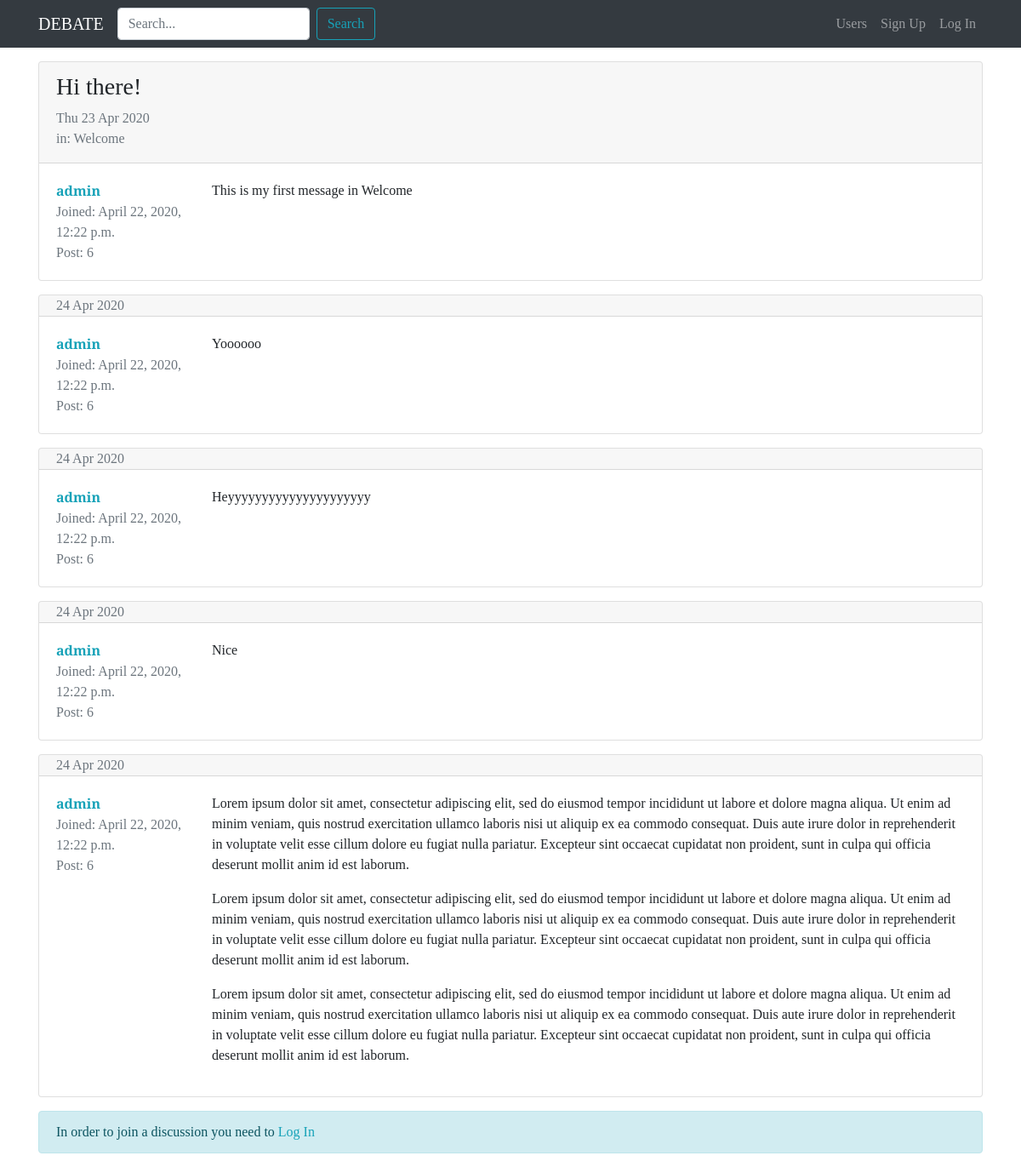
The page /forum/discussion/2 on the database its author committed.
### forum/models.py (models this page shows, shortened)
class Discussion(models.Model):
  title = models.CharField(max_length=120)
  creation_date = models.DateTimeField(auto_now_add=True)
  author_discussion = models.ForeignKey(User, on_delete=models.CASCADE, related_name="discussions")
  belong_section = models.ForeignKey(Section, on_delete=models.CASCADE)

class Post(models.Model):
  author_post = models.ForeignKey(User, on_delete=models.CASCADE, related_name="posts")
  content = models.TextField()
  creation_date = models.DateTimeField(auto_now_add=True)
  discussion = models.ForeignKey(Discussion, on_delete=models.CASCADE)

class Section(models.Model):
  name_section = models.CharField(max_length=80)
  description = models.CharField(max_length=150, blank=True, null=True)
  logo_section = models.ImageField(blank=True, null=True)
  def __str__(self):
    return self.name_section

### forum/views.py (the view)
def visualizeDiscussion(request, pk):
  discussion = get_object_or_404(Discussion, pk=pk)
  posts_discussion = Post.objects.filter(discussion=discussion)
  form_response = PostModelForm()
  context = {"discussion": discussion,
             "posts_discussion": posts_discussion,
             "form_response": form_response
             }
  return render(request, "forum/single_discussion.html", context)

### forum/forms.py
class PostModelForm(forms.ModelForm):
    class Meta:
      model = Post
      fields = ["content"]
      widgets = {
        "content" : forms.Textarea(attrs={'rows': '5'})
      }
      labels = {
        "content" : "Message"
      }

### forum/templates/forum/single_discussion.html (shortened to what this page needs)
{% extends 'base.html' %}
{% load crispy_forms_tags %}
{% block content %}
  {% for post in posts_discussion %}
      <div class="card my-3">
      {% if forloop.first %}
          <div class="card-header pb-0">
            <h3>{{ discussion.title }}</h3>
            <p class="text-muted">{{ discussion.creation_date|date:"D d M Y" }}
            <br>in: {{ discussion.belong_section }}</p>
          </div>
      {% else %}
          <div class="card-header py-0">
            <p class="text-muted mb-0">{{ post.creation_date|date:"d M Y" }}</p>
          </div>
      {% endif %}
        <div class="card-body">
          <div class="row">
            <div class="col-xl-2 col-4">
              <p class="mb-0"><a href="{% url 'user_profile' username=post.author_post.username %}"><strong>{{ post.author_post }}</strong></a></p>
              <p class="text-muted mb-0">Joined: {{ post.author_post.date_joined }}</p>
              <p class="text-muted mb-0">Post: {{ post.author_post.posts.count }}</p>
            </div>
            <div class="col-xl-10 col-8">
              <p class="my-0">{{ post.content|linebreaks }}</p>
            </div>
          </div>
        </div>
      </div>
  {% endfor %}
  {% if request.user.is_authenticated %}
    {% include 'forum/form_response.html' %}
  {% else %}
    <div class="alert alert-info" role="alert">
      In order to join a discussion you need to <a href="{% url 'login' %}?next={{ request.get_full_path }}">Log In</a>
    </div>
  {% endif %}
{% endblock content %}

### static-storage/css/debate.css (style rules this page uses)
body { font-family: 'Playfair Display', serif; }
a, a:hover { color: #17a2b8; }

### rows shown on the page
Post: author_post "admin", author_post.date_joined "April 22, 2020, 12:22 p.m.", author_post.posts.count "6", content "This is my first message in Welcome"
Discussion: title "Hi there!", creation_date "Thu 23 Apr 2020", belong_section "Welcome"
Post: creation_date "24 Apr 2020", author_post "admin", author_post.date_joined "April 22, 2020, 12:22 p.m.", author_post.posts.count "6", content "Yoooooo"
Post: creation_date "24 Apr 2020", author_post "admin", author_post.date_joined "April 22, 2020, 12:22 p.m.", author_post.posts.count "6", content "Heyyyyyyyyyyyyyyyyyyyyy"
Post: creation_date "24 Apr 2020", author_post "admin", author_post.date_joined "April 22, 2020, 12:22 p.m.", author_post.posts.count "6", content "Nice"
Post: creation_date "24 Apr 2020", author_post "admin", author_post.date_joined "April 22, 2020, 12:22 p.m.", author_post.posts.count "6", content "Lorem ipsum dolor sit amet, consectetur adipiscing elit, sed do eiusmod tempor incididunt ut labore et dolore magna aliqua. Ut enim ad minim veniam, quis nostrud exercitation ullamco laboris nisi ut aliquip ex ea commodo consequat. Duis aute irure dolor in reprehenderit in voluptate velit esse cillum dolore eu fugiat nulla pariatur. Excepteur sint occaecat cupidatat non proident, sunt in culpa qui officia deserunt mollit anim id est laborum. Lorem ipsum dolor sit amet, consectetur adipiscing elit, sed do eiusmod tempor incididunt ut labore et dolore magna aliqua. Ut enim ad minim veniam, quis nostrud exercitation ullamco laboris nisi ut aliquip ex ea commodo consequat. Duis aute irure dolor…"
